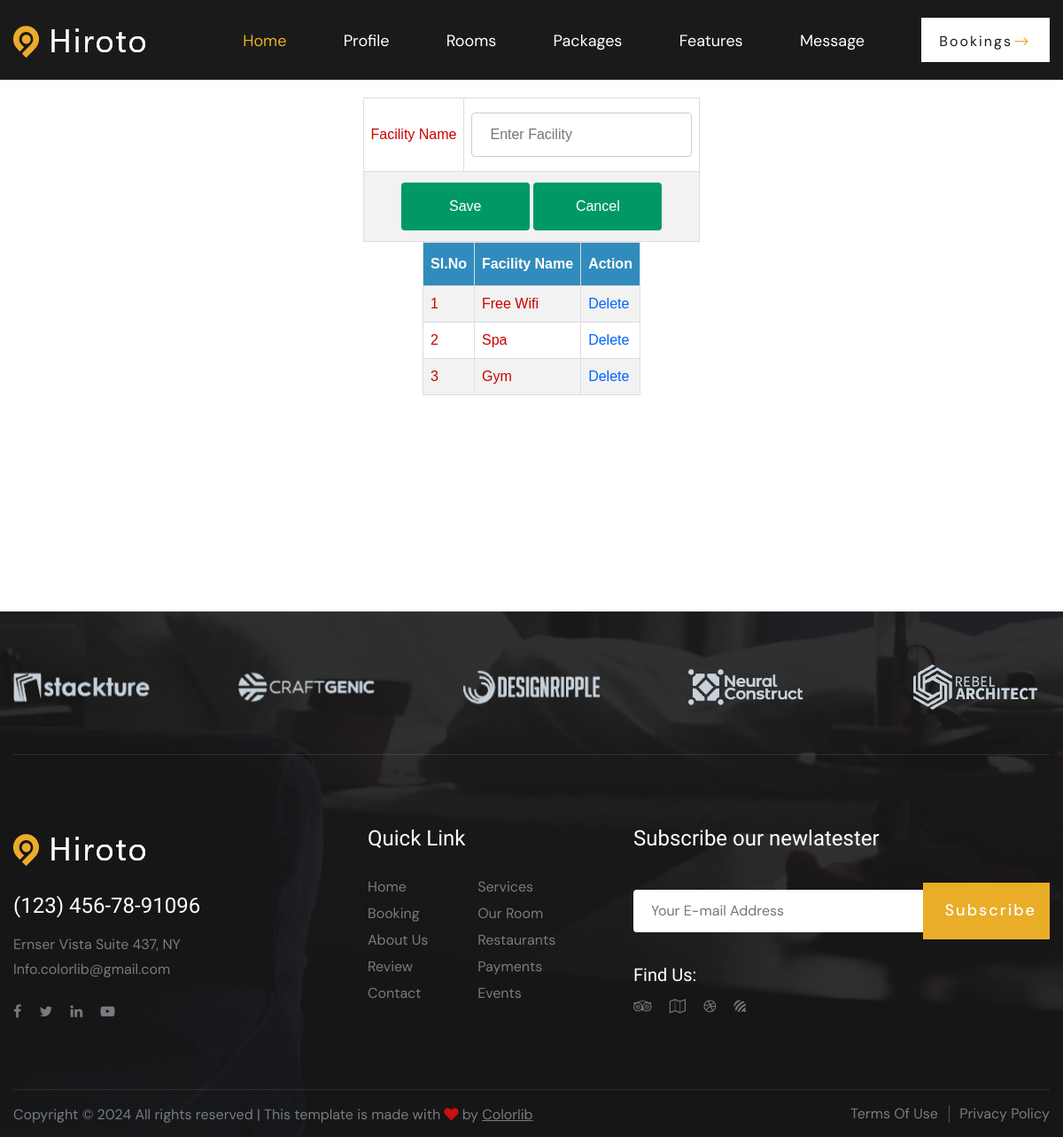
Page /Hotel/HotelFacilities/ (signed in) on the committed database.
### Hotel/models.py (models this page shows)
class tbl_hotelfacility(models.Model):
    hotelfacility_name=models.CharField(max_length=50)
    hotel =models.ForeignKey(tbl_newhotel,on_delete=models.CASCADE)

### Hotel/views.py (the view)
# urls.py: path('HotelFacilities/', views.HotelFacilitiesInsertSelect,name="HotelFacilitiesInsertSelect"),
def HotelFacilitiesInsertSelect(request):
    data=tbl_hotelfacility.objects.filter(hotel=request.session["hid"])
    hotelid=tbl_newhotel.objects.get(id=request.session["hid"])
    if request.method=="POST":
        hotelid=tbl_newhotel.objects.get(id=request.session["hid"])
        facilityname=request.POST.get('txtfacility')
        tbl_hotelfacility.objects.create(hotelfacility_name=facilityname,hotel=hotelid)
        return redirect("Hotel:HotelFacilitiesInsertSelect")
    else:
        return render(request,"Hotel/HotelFacilities.html",{'data':data})

### Hotel/Templates/Hotel/HotelFacilities.html (shortened to what this page needs)
{% extends 'Hotel/Header.html' %}
{% load static %}
{% block content %}
<!DOCTYPE html>
<html lang="en">
<head>
</head>
<body>
    <form method="POST">
        <table align="center">
                <tr>
                    <td>Facility Name</td>
                    <td><input type="text" name="txtfacility" placeholder="Enter Facility" required value="{{editdata.hotelfacility_name}}"></td>
                </tr>
                <tr>
                <td colspan="2" align="center">
                    <input type="submit" name="btnsubmit" value="Save">
                    <input type="reset" name="btncancel" value="Cancel">
                </td>
            </tr>
        </table>
    </form>
    <table border="1" align="center" cellpadding="10">
        <tr>
            <th>Sl.No</th>
            <th>Facility Name</th>
            <th>Action</th>
        </tr>
        {% for i in data %}
        <tr>
            <td>{{forloop.counter}}</td>
            <td>{{i.hotelfacility_name}}</td>
            <td><a href="{% url 'Hotel:delHotelFacilities' i.id %}">Delete</a></td>
        </tr>
        {% endfor %}
    </table>
</body>
</html>
{% endblock content %}

### Guest/static/Mains/css/style.css (style rules this page uses)
html, body { height: 100%; font-family: "DM Sans", sans-serif; -webkit-font-smoothing: antialiased; }

### Guest/static/Form.css (style rules this page uses)
#tab td, #tab th { border: 1px solid #ddd; padding: 8px; color: #C00; }
#tab a { color:#06F; }
#tab tr:nth-child(even) { background-color: #f2f2f2; }
#tab th { padding-top: 12px; padding-bottom: 12px; text-align: left; background-color: #318CBD; color: white; }
input[type=text],[type=password],[type=email],[type=date], select { width: 100%; padding: 12px 20px; margin: 8px 0; display: inline-block; border: 1px solid #ccc; border-radius: 4px; box-sizing: border-box; }
input[type=submit] { width: 40%; background-color: #096; color: white; padding: 15px; margin: 4px 0; border: none; border-radius: 4px; cursor: pointer; }
input[type=reset] { width: 40%; background-color: #096; color: white; padding: 15px; margin: 4px 0; border: none; border-radius: 4px; cursor: pointer; }

### rows in the picture
tbl_hotelfacility: hotelfacility_name "Free Wifi"
tbl_hotelfacility: hotelfacility_name "Spa"
tbl_hotelfacility: hotelfacility_name "Gym"
